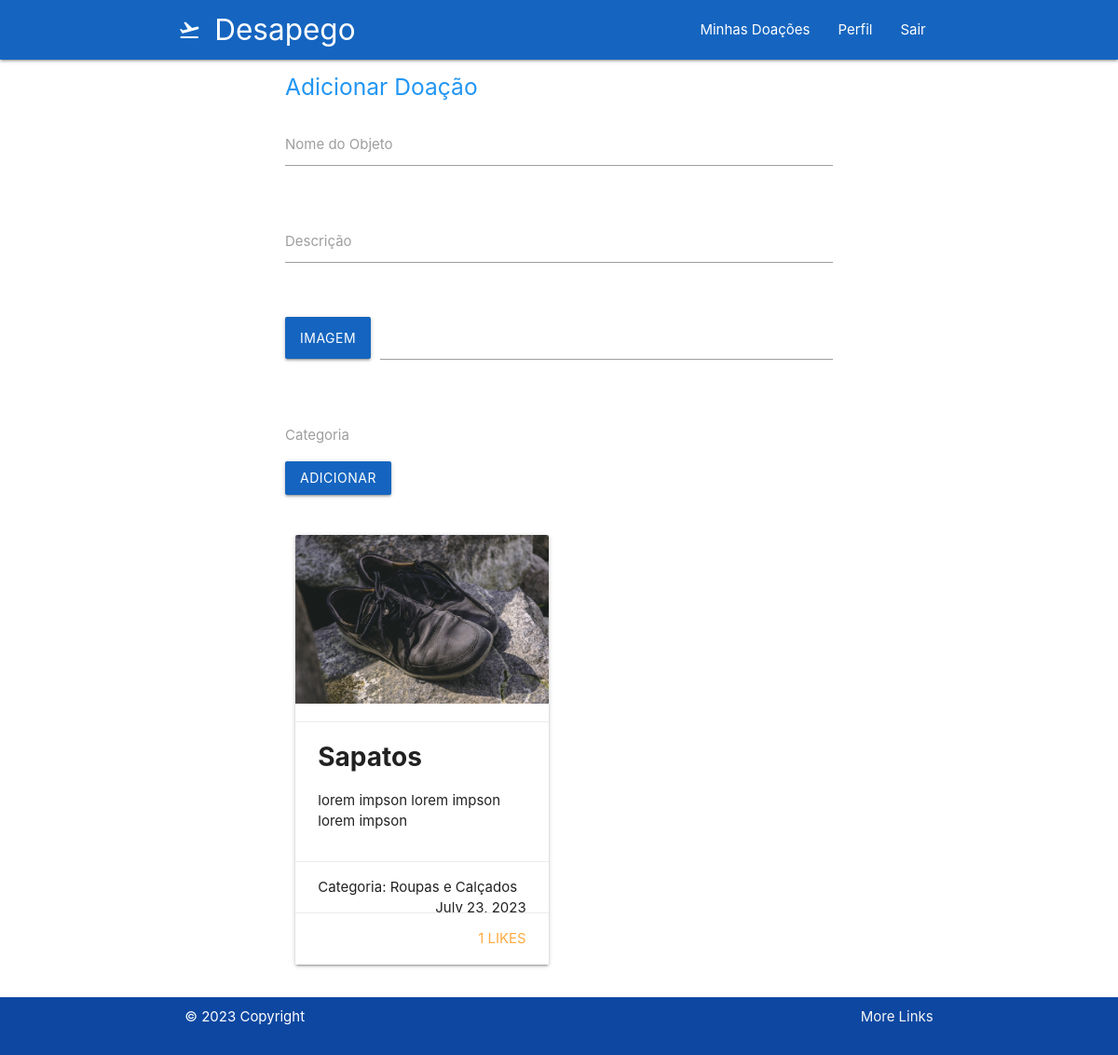
The app's page /own (signed in), older data.
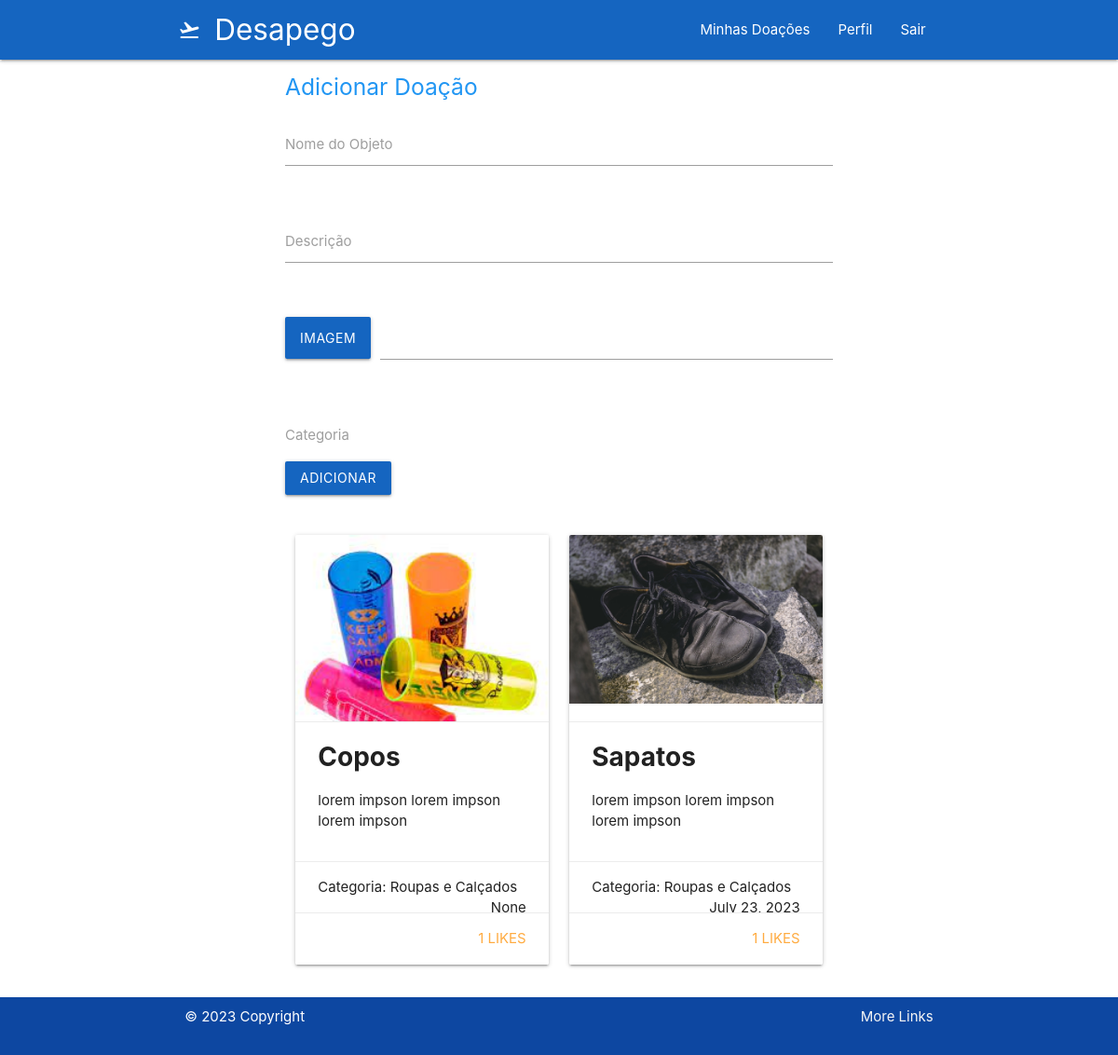
The same page, newer data.
### doeja/models/Donations.py (models this page shows, shortened)
class Donation(TimestampedModel):
    user = models.ForeignKey(Profile, on_delete=models.CASCADE)
    name_of_object = models.CharField(max_length=100, null=True, blank=True)
    description = models.CharField(max_length=255, null=True, blank=True)
    date_of_donation = models.DateField(default=None, null=True, blank=True)
    status = models.IntegerField(choices=DONATION_STATUS, default=1)
    picture = models.ImageField(null=True, blank=True)
    category = models.IntegerField(choices=CATEGORY_CHOICES, default=1)
    likes = models.ManyToManyField(User, related_name='likes', blank=True)

### doeja/views/HomeView.py (the view)
def own_donation(request):
    if request.method == 'POST':
        form = DonationForm(request.POST, request.FILES)
        if form.is_valid():
            donation = form.save(commit=False)
            donation.user = request.user.profile
            donation.save()
            return redirect('own_donation')
    else:
        form = DonationForm()
    user = Profile.objects.get(user=request.user)
    donations = Donation.objects.filter(user=user).order_by('-created_at')
    context = {
        'donations': donations,
        'form': form,
    }
    return render(request, template_name='home/own_donation.html', context=context)

### doeja/forms/DonationForm.py
class DonationForm(forms.ModelForm):
    class Meta:
        model = Donation
        fields = (
            'name_of_object',
            'description',
            'picture',
            'category',
        )
        widgets = {
            'category': forms.SelectMultiple(attrs={'class': 'materialize-select'}),
        }

### doeja/templates/home/own_donation.html (shortened to what this page needs)
{% extends 'base.html' %} {% load static %} {% block title%}Doações {% endblock%}
{% block content %}
<div>
  <div class="container">
      {% if user.is_authenticated %}
      <div class="col">
          <div class="container">
          <h5 class="blue-text darken-4">Adicionar Doação</h5>
            <form method="post" enctype="multipart/form-data">
              <div class="row">
                <div class="input-field col s12">
                  {{ form.name_of_object }}
                  <label for="id_name_of_object">Nome do Objeto</label>
                </div>
              </div>
              <div class="row">
                <div class="input-field col s12">
                  {{ form.description }}
                  <label for="id_description">Descrição</label>
                </div>
              </div>
              <div class="row">
                <div class="file-field input-field col s12">
                  <div class="btn blue darken-3">
                    <span>Imagem</span>
                  </div>
                  <div class="file-path-wrapper">
                    <input class="file-path validate" type="text">
                  </div>
                </div>
              </div>
              <div class="row">
                <div class="input-field col s12">
                    <label for="id_category">Categoria</label>
                </div>
            </div>
              <div class="row">
                <div class="input-field col s12">
                  <button type="submit" class="btn waves-effect waves-light blue darken-3">Adicionar</button>
                </div>
              </div>
            </form>
          </div>
        </div>
    {% endif %}
    <div class="container">
      <div class="row">
          {% for donation in donations %}
          <div class="col s12 m6">
              <div class="card">
                  {% if donation.picture %}
                  <div class="card-image">
                      <img src="{{ donation.picture.url }}" alt="{{ donation.name_of_object }}">
                  </div>
                  {% endif %}
                  <div class="card-action">
                      <span class="text-black h3" style="font-weight: bold; font-size: 28px;">{{ donation.name_of_object }}</span>
                      <p>{{ donation.description }}</p>
                  </div>
                  <div class="card-action">
                      <span>Categoria: {{ donation.get_category_display }}</span>
                      <span class="right">{{ donation.date_of_donation }}</span>
                  </div>
                  {% if user.is_authenticated %}
                  <div class="card-action">
                      <a href="{% url 'like_donation' donation_id=donation.id %}">
                          <span class="right">{{ donation.likes.count }} Likes</span>
                      </a>
                  </div>
                  {% endif %}
              </div>
          </div>
          {% endfor %}
      </div>
  </div>
</div>
{% endblock content %}

Row changes from the older to the newer data that the page shows:
added Donation: picture (picture), name_of_object "Copos", description "lorem impson lorem impson lorem impson", category "Roupas e Calçados", date_of_donation "None", likes.count "1"
